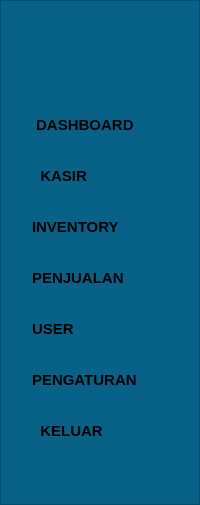
     <widget class="QFrame" name="sidebar">
      <property name="enabled">
       <bool>true</bool>
      </property>
      <property name="sizePolicy">
       <sizepolicy hsizetype="Fixed" vsizetype="Preferred">
        <horstretch>0</horstretch>
        <verstretch>0</verstretch>
       </sizepolicy>
      </property>
      <property name="maximumSize">
       <size>
        <width>250</width>
        <height>16777215</height>
       </size>
      </property>
      <property name="layoutDirection">
       <enum>Qt::LayoutDirection::LeftToRight</enum>
      </property>
      <property name="styleSheet">
       <string notr="true">background-color: #086288</string>
      </property>
      <property name="frameShape">
       <enum>QFrame::Shape::StyledPanel</enum>
      </property>
      <property name="frameShadow">
       <enum>QFrame::Shadow::Raised</enum>
      </property>
      <layout class="QVBoxLayout" name="verticalLayout">
       <property name="leftMargin">
        <number>15</number>
       </property>
       <property name="rightMargin">
        <number>15</number>
       </property>
       <item alignment="Qt::AlignmentFlag::AlignHCenter">
        <widget class="QLabel" name="logo">
         <property name="minimumSize">
          <size>
           <width>64</width>
           <height>64</height>
          </size>
         </property>
         <property name="maximumSize">
          <size>
           <width>64</width>
           <height>64</height>
          </size>
         </property>
         <property name="layoutDirection">
          <enum>Qt::LayoutDirection::LeftToRight</enum>
         </property>
         <property name="text">
          <string/>
         </property>
         <property name="textFormat">
          <enum>Qt::TextFormat::PlainText</enum>
         </property>
         <property name="pixmap">
          <pixmap resource="resource/resource.qrc">:/icons/shop-solid.png</pixmap>
         </property>
         <property name="scaledContents">
          <bool>true</bool>
         </property>
         <property name="alignment">
          <set>Qt::AlignmentFlag::AlignCenter</set>
         </property>
        </widget>
       </item>
       <item>
        <spacer name="verticalSpacer_2">
         <property name="orientation">
          <enum>Qt::Orientation::Vertical</enum>
         </property>
         <property name="sizeType">
          <enum>QSizePolicy::Policy::Fixed</enum>
         </property>
         <property name="sizeHint" stdset="0">
          <size>
           <width>20</width>
           <height>20</height>
          </size>
         </property>
        </spacer>
       </item>
       <item>
        <widget class="QPushButton" name="dashboard_button">
         <property name="minimumSize">
          <size>
           <width>40</width>
           <height>45</height>
          </size>
         </property>
         <property name="font">
          <font>
           <pointsize>11</pointsize>
           <bold>true</bold>
          </font>
         </property>
         <property name="cursor">
          <cursorShape>PointingHandCursor</cursorShape>
         </property>
         <property name="styleSheet">
          <string notr="true">/* Efek saat tombol disorot mouse (Hover) */
QPushButton:hover {
    background-color: #334155; /* Berubah jadi biru sedikit lebih terang saat disorot */
    border-left: 4px solid #3B82F6; /* Muncul garis biru neon di pinggir kiri */
}
QPushButton {
    text-align: left;
    padding-left: 15px;
}</string>
         </property>
         <property name="text">
          <string> DASHBOARD</string>
         </property>
         <property name="icon">
          <iconset resource="resource/resource.qrc">
           <normaloff>:/icons/gauge-high-solid.png</normaloff>:/icons/gauge-high-solid.png</iconset>
         </property>
         <property name="iconSize">
          <size>
           <width>32</width>
           <height>32</height>
          </size>
         </property>
         <property name="flat">
          <bool>true</bool>
         </property>
        </widget>
       </item>
       <item>
        <widget class="QPushButton" name="kasir_button">
         <property name="minimumSize">
          <size>
           <width>40</width>
           <height>45</height>
          </size>
         </property>
         <property name="font">
          <font>
           <pointsize>11</pointsize>
           <bold>true</bold>
          </font>
         </property>
         <property name="cursor">
          <cursorShape>PointingHandCursor</cursorShape>
         </property>
         <property name="styleSheet">
          <string notr="true">/* Efek saat tombol disorot mouse (Hover) */
QPushButton:hover {
    background-color: #334155; /* Berubah jadi biru sedikit lebih terang saat disorot */
    border-left: 4px solid #3B82F6; /* Muncul garis biru neon di pinggir kiri */
}
QPushButton {
    text-align: left;
    padding-left: 15px;
}</string>
         </property>
         <property name="text">
          <string>  KASIR</string>
         </property>
         <property name="icon">
          <iconset resource="resource/resource.qrc">
           <normaloff>:/icons/cash-register-solid.png</normaloff>:/icons/cash-register-solid.png</iconset>
         </property>
         <property name="iconSize">
          <size>
           <width>32</width>
           <height>32</height>
          </size>
         </property>
         <property name="flat">
          <bool>true</bool>
         </property>
        </widget>
       </item>
       <item>
        <widget class="QPushButton" name="inventory_button">
         <property name="minimumSize">
          <size>
           <width>40</width>
           <height>45</height>
          </size>
         </property>
         <property name="font">
          <font>
           <pointsize>11</pointsize>
           <bold>true</bold>
          </font>
         </property>
         <property name="cursor">
          <cursorShape>PointingHandCursor</cursorShape>
         </property>
         <property name="styleSheet">
          <string notr="true">/* Efek saat tombol disorot mouse (Hover) */
QPushButton:hover {
    background-color: #334155; /* Berubah jadi biru sedikit lebih terang saat disorot */
    border-left: 4px solid #3B82F6; /* Muncul garis biru neon di pinggir kiri */
}
QPushButton {
    text-align: left;
    padding-left: 15px;
}</string>
         </property>
         <property name="text">
          <string>INVENTORY</string>
         </property>
         <property name="icon">
          <iconset resource="resource/resource.qrc">
           <normaloff>:/icons/box-solid.png</normaloff>:/icons/box-solid.png</iconset>
         </property>
         <property name="iconSize">
          <size>
           <width>32</width>
           <height>32</height>
          </size>
         </property>
         <property name="flat">
          <bool>true</bool>
         </property>
        </widget>
       </item>
       <item>
        <widget class="QPushButton" name="penjualan_button">
         <property name="minimumSize">
          <size>
           <width>40</width>
           <height>45</height>
          </size>
         </property>
         <property name="font">
          <font>
           <pointsize>11</pointsize>
           <bold>true</bold>
          </font>
         </property>
         <property name="cursor">
          <cursorShape>PointingHandCursor</cursorShape>
         </property>
         <property name="styleSheet">
          <string notr="true">/* Efek saat tombol disorot mouse (Hover) */
QPushButton:hover {
    background-color: #334155; /* Berubah jadi biru sedikit lebih terang saat disorot */
    border-left: 4px solid #3B82F6; /* Muncul garis biru neon di pinggir kiri */
}
QPushButton {
    text-align: left;
    padding-left: 15px;
}</string>
         </property>
         <property name="text">
          <string>PENJUALAN</string>
         </property>
         <property name="icon">
          <iconset resource="resource/resource.qrc">
           <normaloff>:/icons/credit-card-solid.png</normaloff>:/icons/credit-card-solid.png</iconset>
         </property>
         <property name="iconSize">
          <size>
           <width>32</width>
           <height>32</height>
          </size>
         </property>
         <property name="flat">
          <bool>true</bool>
         </property>
        </widget>
       </item>
       <item>
        <widget class="QPushButton" name="user_button">
         <property name="minimumSize">
          <size>
           <width>40</width>
           <height>45</height>
          </size>
         </property>
         <property name="font">
          <font>
           <pointsize>11</pointsize>
           <bold>true</bold>
          </font>
         </property>
         <property name="cursor">
          <cursorShape>PointingHandCursor</cursorShape>
         </property>
         <property name="styleSheet">
          <string notr="true">/* Efek saat tombol disorot mouse (Hover) */
QPushButton:hover {
    background-color: #334155; /* Berubah jadi biru sedikit lebih terang saat disorot */
    border-left: 4px solid #3B82F6; /* Muncul garis biru neon di pinggir kiri */
}
QPushButton {
    text-align: left;
    padding-left: 15px;
}</string>
         </property>
         <property name="text">
          <string>USER</string>
         </property>
         <property name="icon">
          <iconset resource="resource/resource.qrc">
           <normaloff>:/icons/user-solid.png</normaloff>:/icons/user-solid.png</iconset>
         </property>
         <property name="iconSize">
          <size>
           <width>32</width>
           <height>32</height>
          </size>
         </property>
         <property name="flat">
          <bool>true</bool>
         </property>
        </widget>
       </item>
       <item>
        <widget class="QPushButton" name="pengaturan_button">
         <property name="minimumSize">
          <size>
           <width>40</width>
           <height>45</height>
          </size>
         </property>
         <property name="font">
          <font>
           <pointsize>11</pointsize>
           <bold>true</bold>
          </font>
         </property>
         <property name="cursor">
          <cursorShape>PointingHandCursor</cursorShape>
         </property>
         <property name="styleSheet">
          <string notr="true">/* Efek saat tombol disorot mouse (Hover) */
QPushButton:hover {
    background-color: #334155; /* Berubah jadi biru sedikit lebih terang saat disorot */
    border-left: 4px solid #3B82F6; /* Muncul garis biru neon di pinggir kiri */
}
QPushButton {
    text-align: left;
    padding-left: 15px;
}</string>
         </property>
         <property name="text">
          <string>PENGATURAN</string>
         </property>
         <property name="icon">
          <iconset resource="resource/resource.qrc">
           <normaloff>:/icons/gear-solid.png</normaloff>:/icons/gear-solid.png</iconset>
         </property>
         <property name="iconSize">
          <size>
           <width>32</width>
           <height>32</height>
          </size>
         </property>
         <property name="flat">
          <bool>true</bool>
         </property>
        </widget>
       </item>
       <item>
        <widget class="QPushButton" name="keluar_button">
         <property name="minimumSize">
          <size>
           <width>40</width>
           <height>45</height>
          </size>
         </property>
         <property name="font">
          <font>
           <pointsize>11</pointsize>
           <bold>true</bold>
          </font>
         </property>
         <property name="cursor">
          <cursorShape>PointingHandCursor</cursorShape>
         </property>
         <property name="styleSheet">
          <string notr="true">/* Efek saat tombol disorot mouse (Hover) */
QPushButton:hover {
    background-color: #334155; /* Berubah jadi biru sedikit lebih terang saat disorot */
    border-left: 4px solid #3B82F6; /* Muncul garis biru neon di pinggir kiri */
}
QPushButton {
    text-align: left;
    padding-left: 15px;
}</string>
         </property>
         <property name="text">
          <string>  KELUAR</string>
         </property>
         <property name="icon">
          <iconset resource="resource/resource.qrc">
           <normaloff>:/icons/right-from-bracket-solid.png</normaloff>:/icons/right-from-bracket-solid.png</iconset>
         </property>
         <property name="iconSize">
          <size>
           <width>32</width>
           <height>32</height>
          </size>
         </property>
         <property name="flat">
          <bool>true</bool>
         </property>
        </widget>
       </item>
       <item>
        <spacer name="verticalSpacer">
         <property name="orientation">
          <enum>Qt::Orientation::Vertical</enum>
         </property>
         <property name="sizeHint" stdset="0">
          <size>
           <width>20</width>
           <height>40</height>
          </size>
         </property>
        </spacer>
       </item>
      </layout>
     </widget>
